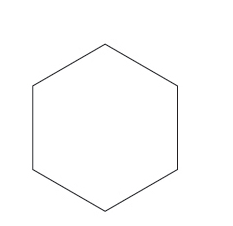
#> input picture assignment2_team17/images/Capture.PNG, 233 x 226 px, found by its file name
$ python main.py   (older library calls are emulated)
#> lines starting #> are read from the running program, lines starting #| are printed output that depends on the picture; after the words box and inside, x2 and y2 are one past the last pixel; in counts of white or black regions, pixels touching at a corner belong together; long printed decimals are rounded
### assignment2_team17/snake.py

import numpy as np
import cv2
import math


class Snake:
    """ A Snake class for active contour segmentation """

    # Constants
    MIN_DISTANCE_BETWEEN_POINTS = 5    # The minimum distance between two points to consider them overlaped
    MAX_DISTANCE_BETWEEN_POINTS = 50    # The maximum distance to insert another point into the spline
    SEARCH_KERNEL_SIZE = 7              # The size of the search kernel.

    # Members
    image = None        # The source image.
    gray = None         # The image in grayscale.
    binary = None       # The image in binary (threshold method).
    gradientX = None    # The gradient (sobel) of the image relative to x.
    gradientY = None    # The gradient (sobel) of the image relative to y.
    blur = None
    width = -1          # The image width.
    height = -1         # The image height.
    points = None       # The list of points of the snake.
    n_starting_points = 50       # The number of starting points of the snake.
    snake_length = 0    # The length of the snake (euclidean distances).
    closed = True       # Indicates if the snake is closed or open.
    alpha = 0.5         # The weight of the uniformity energy.
    beta = 0.5          # The weight of the curvature energy.
    delta = 0.1         # The weight of the user configured energy.
    w_line = 0.5        # The weight to the line energy.
    w_edge = 0.5        # The weight to the edge energy.
    w_term = 0.5        # The weight to the term energy.


    #################################
    # Constructor
    #################################
    def __init__( self, image = None, closed = True ):
        """
        Object constructor
        :param image: The image to run snake on
        :return:
        """

        # Sets the image and it's properties
        self.image = image

        # Image properties
        self.width = image.shape[1]
        self.height = image.shape[0]

        # Gets the half width and height of the image
        # to use as center of the generated snake circle
        half_width = math.floor( self.width / 2 )
        half_height = math.floor( self.height / 2 )

        # [5 lines of commented-out code are left out]
        self.gray = self.from_RGB_to_GS(self.image)
        self.binary = self.thresholding(self.gray, 120)
        self.gradientX, self.gradientY = self.Sobel_Edgd_Detection(self.gray)
        print(len(self.gradientX), len(self.gradientY), self.gray.shape[0])

        # Set the snake behaviour (closed or open)
        self.closed = closed

        ##################################
        # Generating the starting points
        ##################################
        # If it is a closed snake, my initial guess will be a circle that covers the maximum of the image :
        if self.closed:

            n = self.n_starting_points
            radius = half_width if half_width < half_height else half_height
            self.points = [ np.array([
                half_width + math.floor( math.cos( 2 * math.pi / n * x ) * radius ),
                half_height + math.floor( math.sin( 2 * math.pi / n * x ) * radius ) ])
                for x in range( 0, n )]

        else: # If it is an open snake, the initial guess will be an horizontal line

            n = self.n_starting_points
            factor = math.floor( half_width / (self.n_starting_points-1) )
            self.points = [ np.array([ math.floor( half_width / 2 ) + x * factor, half_height ])
                for x in range( 0, n )]

######################################################################
    def dist( a, b ):
        """ return: The euclidian distance between the two points a , b """

        return np.sqrt( np.sum( ( a - b ) ** 2 ) )

    def normalize( kernel ):
        """ return: A copy of the kernel normalized """
        # return kernel / abs_sum if abs_sum != 0 else kernel

        abs_sum = np.sum( [ abs( x ) for x in kernel ] )
        if abs_sum != 0:
            return kernel / abs_sum
        else:
            return kernel


    def get_length(self):
        """ return: The lenght of the snake (euclidean distances) """
        # return np.sum( [ Snake.dist( self.points[i], self.points[ (i+1)%n_points  ] ) for i in range( 0, n_points ) ] )

        n_points = len(self.points)
        if not self.closed:
            n_points = n_points - 1
        for i in range( 0, n_points ):
           snake_len = np.sum( Snake.dist( self.points[i], self.points[ (i+1)%n_points ] ) )

        return snake_len


    def get_area_shoelace(self):
        xl=[]
        yl=[]
        a1,a2=0,0
        n_points = len(self.points)
        if not self.closed:
            n_points = n_points - 1

        for i in range( 0, n_points ):
            xl.append(self.points[i][0])
            yl.append(self.points[i][1])

        xl.append(xl[0])
        yl.append(yl[0])
        for j in range(len(xl)-1):
            a1 += xl[j]*yl[j+1]
            a2 += yl[j]*xl[j+1]
        area=abs(a1-a2)/2

        return area


    def from_RGB_to_GS(self, image):

        R, G, B = image[:,:,0], image[:,:,1], image[:,:,2]
        imgGray = (0.2989 * R + 0.5870 * G + 0.1140 * B).astype(np.uint8)

        return imgGray

    def thresholding(self, Img, T):
        binary_Img = Img.copy()

        for x in range(binary_Img.shape[0]):
            for y in range(binary_Img.shape[1]):
                if binary_Img[x, y] < T :
                    binary_Img[x, y] = 0
                else:
                    binary_Img[x, y] = 255

        return binary_Img
###########################################################
# Sobel
###########################################################
    def Calculate_Size_After_Applying_Kernel(self, img_size: int, kernel_size: int) -> int:
        num_pixels = 0

        for i in range(img_size+1):
            added = i + kernel_size
            if added <= img_size:
                num_pixels += 1

        return num_pixels


    def Convolution(self, img: np.array, kernel: np.array) -> np.array:
        Image_size = self.Calculate_Size_After_Applying_Kernel(
            img_size=img.shape[0],
            kernel_size=kernel.shape[0]
        )
        k = kernel.shape[0]

        convolved_img = np.zeros(shape=(Image_size, Image_size))

        for i in range(Image_size):
            for j in range(Image_size):
                mat = img[i:i+k, j:j+k]
                convolved_img[i, j] = np.sum(np.multiply(mat, kernel))

        return convolved_img


    def Sobel_Edgd_Detection(self, img: np.array):
        sobel_Kernel_X = np.array([
            [-2, -1, 0, 1, 2],
            [-2, -1, 0, 1, 2],
            [-4, -2, 0, 2, 4],
            [-2, -1, 0, 1, 2],
            [-2, -1, 0, 1, 2]])

        sobel_Kernel_Y = np.array([
            [-2, -2, -4, -2, -2],
            [-1, -1, -2, -1, -1],
            [0, 0, 0, 0, 0],
            [1, 1, 2, 1, 1],
            [2, 2, 4, 2, 2]])

        #img = Read_GrayScale_Image(img)

        Vertical_Sobel = self.Convolution(img=np.array(img), kernel=sobel_Kernel_X)
        Horizontal_Sobel = self.Convolution(img=np.array(img), kernel=sobel_Kernel_Y)
        print(len(Vertical_Sobel), len(Horizontal_Sobel))

        Sobel_Magntiude = np.sqrt(np.square(Vertical_Sobel) + np.square(Horizontal_Sobel))
        Sobel_Magntiude *= 255.0 / Sobel_Magntiude.max()

        Sobel_direction = np.arctan2(Horizontal_Sobel, Vertical_Sobel)
        Sobel_direction = np.rad2deg(Sobel_direction)
        Sobel_direction += 180

        #plot_two_images(img1=img, img2=Sobel_Magntiude)

        return Vertical_Sobel, Horizontal_Sobel
######################################################################
# Eenergy functions
######################################################################
    def f_uniformity( self, p, prev ):
        """
        The uniformity energy. (The tendency to move the curve towards a straight line)
        :param p: The point being analysed
        :param prev: The previous point in the curve
        :return: The uniformity energy for the given points
        """
        # The average distance between points in the snake
        avg_dist = self.snake_length / len( self.points )
        # The distance between the previous and the point being analysed
        un = Snake.dist( prev, p )

        dun = abs( un - avg_dist )

        return dun**2

    def f_curvature( self, p, prev, next ):
        """
        The Curvature energy
        :param p: The point being analysed
        :param prev: The previous point in the curve
        :param next: The next point in the curve
        :return: The curvature energy for the given points
        """
        ux = p[0] - prev[0]
        uy = p[1] - prev[1]
        un = math.sqrt( ux**2 + uy**2 )

        vx = p[0] - next[0]
        vy = p[1] - next[1]
        vn = math.sqrt( vx**2 + vy**2 )

        if un == 0 or vn == 0:
            return 0

        else:
            cx = float( vx + ux )  / ( un * vn )
            cy = float( vy + uy ) / ( un * vn )

            cn = cx**2 + cy**2
        return cn

    def f_line( self, p ):
        """
        The line energy (The tendency to move the curve towards dark / lighter areas)
        :param p: The point being analysed
        :return: The line energy for the given point
        """
        # If the point is out of the bounds of the image, return a high value
        # (since it is a minimization problem)
        if p[0] < 0 or p[0] >= self.width or p[1] < 0 or p[1] >= self.height:
            return np.finfo(np.float64).max

        return self.binary[ p[1] ][ p[0] ]

    def f_edge( self, p ):
        """
        The edge energy (The tendency to move the curve towards edges). Using the sobel gradient.
        :param p: The point being analysed
        :return: The edge energy for the given point
        """
        # If the point is out of the bounds of the image, return a high value
        # (since it is a minimization problem)
        if p[0] < 0 or p[0] >= self.width or p[0] >= len(self.gradientX) or p[1] < 0 or p[1] >= self.height or p[1] >= len(self.gradientY):
            return np.finfo(np.float64).max

        return -( self.gradientX[ p[1] ][ p[0] ]**2 + self.gradientY[ p[1] ][ p[0] ]**2  )


    def f_term( self, p, prev, next ):
        """
        Not implemented. The tendency to move the snake towards corners and terminations.
        :param p: The point being analysed
        :return: The term energy.
        """
        return 0


    def f_conf( self, p , prev, next ):
        """
        User configurable energy. The tendency to do whatever you want.
        In this case, I'm adding a perturbation tendency on each point.
        :param p: The point being analysed
        :param prev: The previous point on the snake
        :param next: The next point on the snake
        :return: The user configurable energy
        """
        import random
        return random.random()
######################################################################
# Remove & Add Points
######################################################################
    def remove_overlaping_points( self ):
        """
        Remove overlaping points from the curve based on
        the minimum distance between points (MIN_DIST_BETWEEN_POINTS)
        """

        snake_size = len( self.points )

        for i in range( 0, snake_size ):
            for j in range( snake_size-1, i+1, -1 ):
                if i == j:
                    continue

                curr = self.points[ i ]
                end = self.points[ j ]

                dist = Snake.dist( curr, end )

                if dist < self.MIN_DISTANCE_BETWEEN_POINTS:
                    remove_indexes = range( i+1, j ) if (i!=0 and j!=snake_size-1) else [j]
                    remove_size = len( remove_indexes )
                    non_remove_size = snake_size - remove_size
                    if non_remove_size > remove_size:
                        self.points = [ p for k,p in enumerate( self.points ) if k not in remove_indexes ]
                    else:
                        self.points = [ p for k,p in enumerate( self.points ) if k in remove_indexes ]
                    snake_size = len( self.points )
                    break


    def add_missing_points( self ):
        """
        Add points to the spline if the distance between two points is bigger than
        the maximum distance (MAX_DISTANCE_BETWEEN_POINTS)
        """
        snake_size = len( self.points )
        for i in range( 0, snake_size ):
            prev = self.points[ ( i + snake_size-1 ) % snake_size ]
            curr = self.points[ i ]
            next = self.points[ (i+1) % snake_size ]
            next2 = self.points[ (i+2) % snake_size ]

            if Snake.dist( curr, next ) > self.MAX_DISTANCE_BETWEEN_POINTS:
                # Pre-computed uniform cubig b-spline for t = 0.5
                c0 = 0.125 / 6.0
                c1 = 2.875 / 6.0
                c2 = 2.875 / 6.0
                c3 = 0.125 / 6.0
                x = prev[0] * c3 + curr[0] * c2 + next[0] * c1 + next2[0] * c0
                y = prev[1] * c3 + curr[1] * c2 + next[1] * c1 + next2[1] * c0

                new_point = np.array( [ math.floor( 0.5 + x ), math.floor( 0.5 + y ) ] )

                self.points.insert( i+1, new_point )
                snake_size += 1

######################################################################
# Visualize and Change
######################################################################
    def visualize( self ):
        """
        Draws the current state of the snake over the image.
        :return: An image with the snake drawed over it
        """
        img = self.image.copy()

        # Drawing lines between points
        point_color = ( 0, 255, 255 )     # BGR yellow
        line_color = ( 128, 0, 0 )      # BGR half blue
        thickness = 2                   # Thickness of the lines and circles

        # Draw a line between the current and the next point
        n_points = len( self.points )
        for i in range( 0, n_points - 1 ):
            cv2.line( img, tuple( self.points[ i ] ), tuple( self.points[ i + 1 ] ), line_color, thickness )

        # 0 -> N (Closes the snake)
        if self.closed:
            cv2.line(img, tuple( self.points[ 0 ] ), tuple( self.points[ n_points-1 ] ), line_color, thickness )

        # Drawing circles over points
        [ cv2.circle( img, tuple( x ), thickness, point_color, -1) for x in self.points ]

        return img

    def step( self ):
        """
        Perform a step in the active contour algorithm
        """
        changed = False

        # Computes the length of the snake (used by uniformity function)
        self.snake_length = self.get_length()
        new_snake = self.points.copy()
        self.snake_area = self.get_area_shoelace()
        # print("The perimeter =", self.snake_length)
        # print("The area =", self.snake_area)

        # Kernels (They store the energy for each point being search along the search kernel)
        search_kernel_size = ( self.SEARCH_KERNEL_SIZE, self.SEARCH_KERNEL_SIZE )
        hks = math.floor( self.SEARCH_KERNEL_SIZE / 2 ) # half-kernel size
        e_uniformity = np.zeros( search_kernel_size )
        e_curvature = np.zeros( search_kernel_size )
        e_line = np.zeros( search_kernel_size )
        e_edge = np.zeros( search_kernel_size )
        e_term = np.zeros( search_kernel_size )
        e_conf = np.zeros( search_kernel_size )

        for i in range( 0, len( self.points ) ):
            curr = self.points[ i ]
            prev = self.points[ ( i + len( self.points )-1 ) % len( self.points ) ]
            next = self.points[ ( i + 1 ) % len( self.points ) ]


            for dx in range( -hks, hks ):
                for dy in range( -hks, hks ):
                    p = np.array( [curr[0] + dx, curr[1] + dy] )

                    # Calculates the energy functions on p
                    e_uniformity[ dx + hks ][ dy + hks ] = self.f_uniformity( p, prev )
                    e_curvature[ dx + hks ][ dy + hks ] = self.f_curvature( p, prev, next )
                    e_line[ dx + hks ][ dy + hks ] = self.f_line( p )
                    e_edge[ dx + hks ][ dy + hks ] = self.f_edge( p )
                    e_term[ dx + hks ][ dy + hks ] = self.f_term( p, prev, next )
                    e_conf[ dx + hks ][ dy + hks ] = self.f_conf( p, prev, next )


            # Normalizes energies
            e_uniformity = Snake.normalize( e_uniformity )
            e_curvature = Snake.normalize( e_curvature )
            e_line = Snake.normalize( e_line )
            e_edge = Snake.normalize( e_edge )
            e_term = Snake.normalize( e_term )
            e_conf = Snake.normalize( e_conf )


            # The sum of all energies for each point
            e_sum = self.alpha * e_uniformity \
                    + self.beta * e_curvature \
                    + self.w_line * e_line \
                    + self.w_edge * e_edge \
                    + self.w_term * e_term \
                    + self.delta * e_conf

            # Searches for the point that minimizes the sum of energies e_sum
            emin = np.finfo(np.float64).max
            x,y = 0,0
            for dx in range( -hks, hks ):
                for dy in range( -hks, hks ):
                    if e_sum[ dx + hks ][ dy + hks ] < emin:
                        emin = e_sum[ dx + hks ][ dy + hks ]
                        x = curr[0] + dx
                        y = curr[1] + dy

            # Boundary check
            x = 1 if x < 1 else x
            x = self.width-2 if x >= self.width-1 else x
            y = 1 if y < 1 else y
            y = self.height-2 if y >= self.height-1 else y

            # Check for changes
            if curr[0] != x or curr[1] != y:
                changed = True

            new_snake[i] = np.array( [ x, y ] )

        self.points = new_snake

        # Post threatment to the snake, remove overlaping points and
        # add missing points
        self.remove_overlaping_points()
        self.add_missing_points()

        return changed
######################################################################
# Prameters
######################################################################

'''
    def set_alpha( self, x ):
        """
        Utility function (used by cvCreateTrackbar) to set the value of alpha.
        :param x: The new value of alpha (scaled by 100)
        """
        self.alpha = x / 100


    def set_beta( self, x ):
        """
        Utility function (used by cvCreateTrackbar) to set the value of beta.
        :param x: The new value of beta (scaled by 100)
        """
        self.beta = x / 100


    def set_delta( self, x ):
        """
        Utility function (used by cvCreateTrackbar) to set the value of delta.
        :param x: The new value of delta (scaled by 100)
        """
        self.delta = x / 100


    def set_w_line( self, x ):
        """
        Utility function (used by cvCreateTrackbar) to set the value of w_line.
        :param x: The new value of w_line (scaled by 100)
        """
        self.w_line = x / 100


    def set_w_edge( self, x ):
        """
        Utility function (used by cvCreateTrackbar) to set the value of w_edge.
        :param x: The new value of w_edge (scaled by 100)
        """
        self.w_edge = x / 100


    def set_w_term( self, x ):
        """
        Utility function (used by cvCreateTrackbar) to set the value of w_term.
        :param x: The new value of w_term (scaled by 100)
        """
        self.w_term = x / 100
######################################################################
'''

### assignment2_team17/main.py
import cv2
import snake
import sys
# import math

# Process command line arguments
file_to_load = 'C:/Users/DELL/Downloads/assignment-2-cv-2022-sbe-404-team_17/active-contour/Images/Capture.PNG'
if len(sys.argv) > 1:
    file_to_load = sys.argv[1]

# Loads the desired image
image = cv2.imread( file_to_load, cv2.IMREAD_COLOR )
#> image is the input picture: shape (226, 233, 3); mean B, G, R 252.8, 252.8, 252.8

# Creates the snake
snake = snake.Snake( image, closed = True )
#> after the loop in thresholding, `for x in range(binary_Img.shape[0]):`:
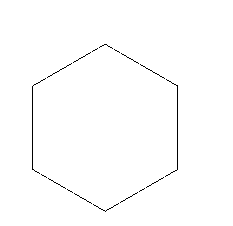
#> binary_Img: shape (226, 233); 99.2% white; black in thin lines or dots, all inside (x1, y1, x2, y2) = (32, 44, 178, 212)
#> after the loop in Convolution, `for i in range(Image_size):`:
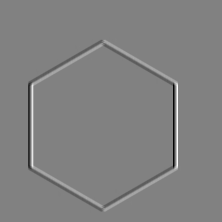
#> convolved_img: shape (222, 222) float64; min -2759, max 2677, mean 0; drawn with min black and max white
#> after the loop in Convolution (call 2), `for i in range(Image_size):`:
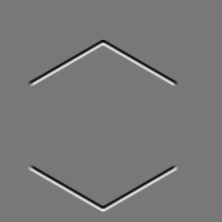
#> convolved_img: shape (222, 222) float64; min -2110, max 2343, mean 0; drawn with min black and max white
#| 222 222
#> in Sobel_Edgd_Detection, `Sobel_Magntiude *= 255.0 / Sobel_Magntiude.max()`:
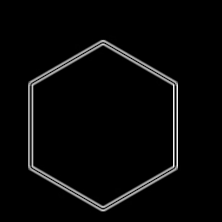
#> Sobel_Magntiude: shape (222, 222) float64; min 0, max 255, mean 7.7
#> in Sobel_Edgd_Detection, `Sobel_direction = np.arctan2(Horizontal_Sobel, Vertical_Sobel)`:
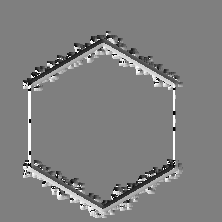
#> Sobel_direction: shape (222, 222) float64; min -3.14, max 3.14, mean 0.0271; drawn with min black and max white
#| 222 222 226

# Window, window name and trackbars
snake_window_name = "Snakes"
cv2.namedWindow( snake_window_name )
# [10 lines of commented-out code are left out]
while( True ):

    # Gets an image of the current state of the snake
    snakeImg = snake.visualize()
#> after the loop in visualize, `for i in range( 0, n_points - 1 ):`:
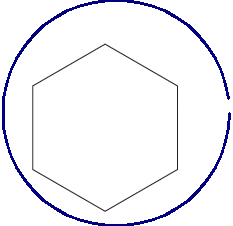
#> img: shape (226, 233, 3); 3.91% of pixels changed, all inside (x1, y1, x2, y2) = (2, 0, 231, 226)
#> in visualize, `[ cv2.circle( img, tuple( x ), thickness, point_color, -1) for x in se..`:
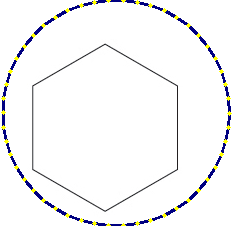
#> img: shape (226, 233, 3); mean B, G, R 246, 245.3, 245.3
    # Shows the image
    cv2.imshow( snake_window_name, snakeImg )
    # Processes a snake step
    snake_changed = snake.step()
#> the loop in step, `for i in range( 0, len( self.points ) ):` made 50 passes

    # Stops looping when ESC pressed
    k = cv2.waitKey(33)
#> (key Esc is pressed here)
    if k == 27:
        break


cv2.destroyAllWindows()


# perimeter and area
snake_length = snake.get_length()
snake_area = snake.get_area_shoelace()
#> the loop in get_area_shoelace (call 2), `for j in range(len(xl)-1):` made 50 passes
print("The perimeter =", snake_length)
#| The perimeter = 15.033
print("The area =", snake_area)
#| The area = 39517.0
